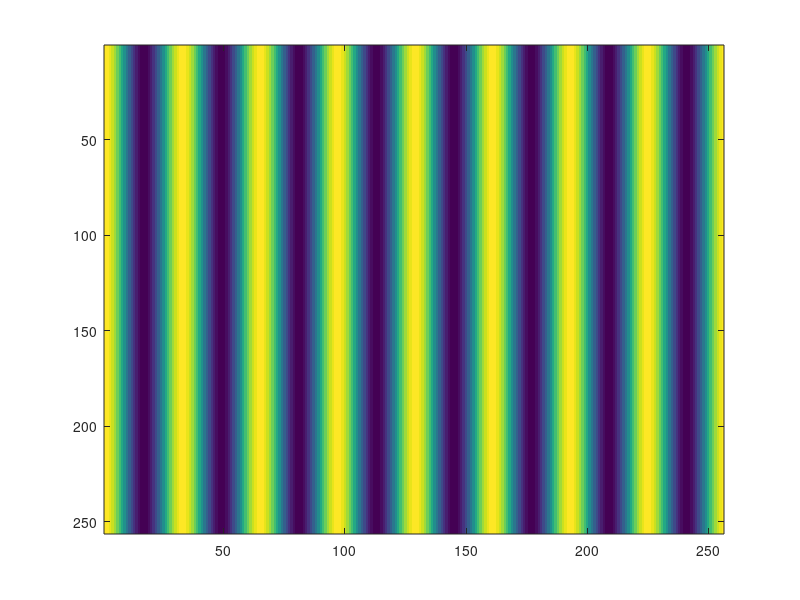
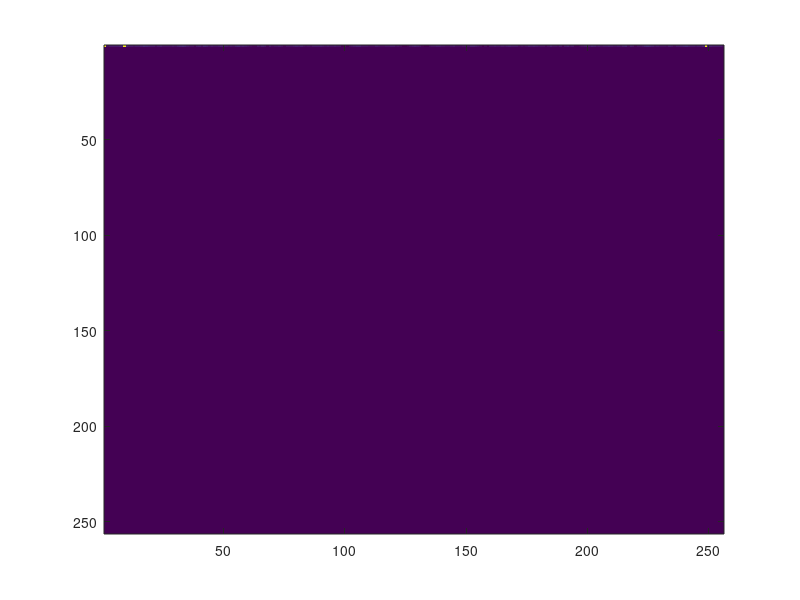
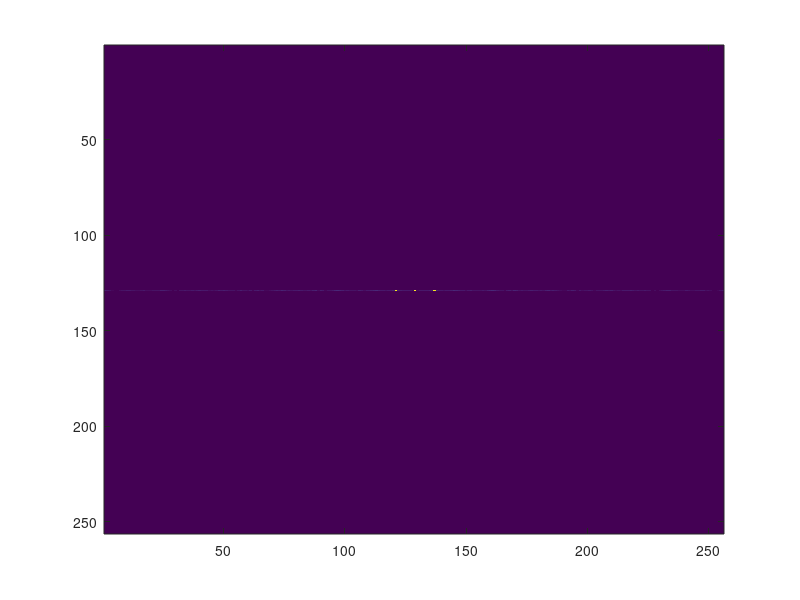

Recreate these plots in MATLAB, in order.
width = 256;
N = width/8;
n = [1:width]-1;
x = 1 + cos(2*pi*n/N);
im = ones(width,1)*x;

t2_c1 = figure('Name','Original IM');
imagesc(im);
print('images/t2_c1','-dpng');

t2_c2 = figure('Name','log of magnitude of 2D-DFT');
imagesc(log2(abs(fft2(im))));
print('images/t2_c2','-dpng');

t2_c3 = figure('Name','log of magnitude of fftshift 2D-DFT');
imagesc(log2(abs(fftshift(fft2(im)))));
print('images/t2_c3','-dpng');

